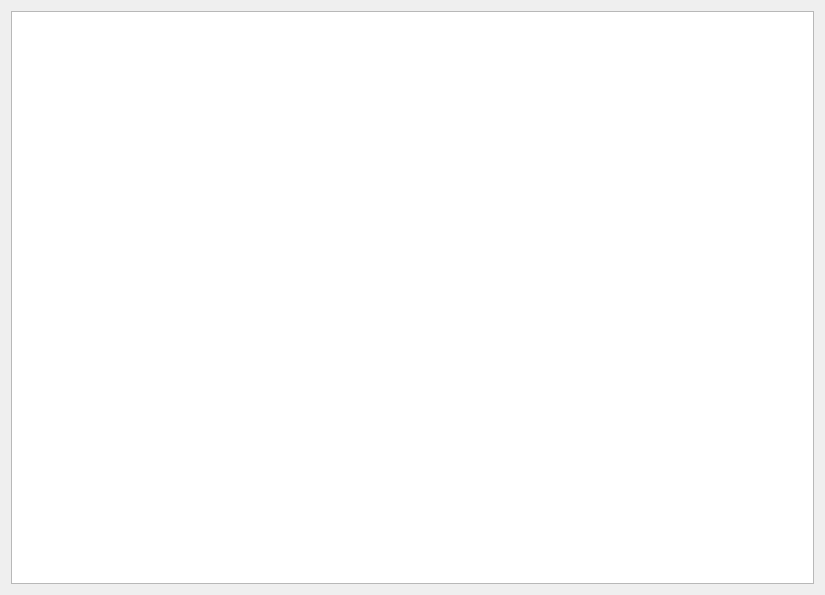
<?xml version="1.0" encoding="UTF-8"?>
<ui version="4.0">
 <class>TagView</class>
 <widget class="QWidget" name="TagView">
  <property name="geometry">
   <rect>
    <x>0</x>
    <y>0</y>
    <width>825</width>
    <height>595</height>
   </rect>
  </property>
  <property name="windowTitle">
   <string>TagView</string>
  </property>
  <layout class="QVBoxLayout" name="verticalLayout">
   <item>
    <widget class="QListView" name="tagView"/>
   </item>
  </layout>
 </widget>
 <resources/>
 <connections/>
</ui>
